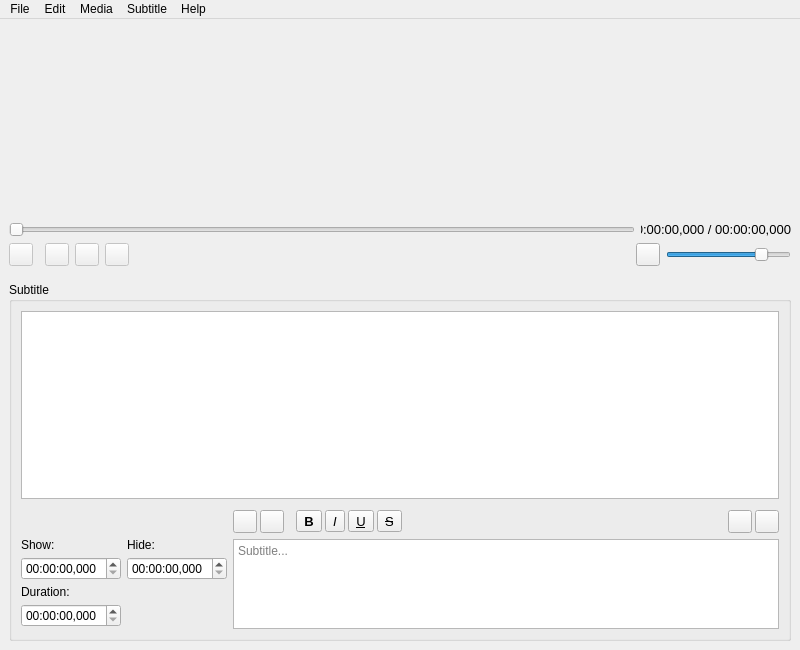
<?xml version="1.0" encoding="UTF-8"?>
<ui version="4.0">
 <class>MainWindow</class>
 <widget class="QMainWindow" name="MainWindow">
  <property name="geometry">
   <rect>
    <x>0</x>
    <y>0</y>
    <width>800</width>
    <height>650</height>
   </rect>
  </property>
  <property name="acceptDrops">
   <bool>true</bool>
  </property>
  <property name="windowTitle">
   <string>Subshop</string>
  </property>
  <property name="windowIcon">
   <iconset resource="Resources.qrc">
    <normaloff>:/Icons/Assets/Icon.ico</normaloff>:/Icons/Assets/Icon.ico</iconset>
  </property>
  <widget class="QWidget" name="centralwidget">
   <layout class="QGridLayout" name="gridLayout">
    <item row="2" column="0" colspan="7">
     <layout class="QHBoxLayout" name="MediaControls">
      <item>
       <widget class="QToolButton" name="TogglePlayButton">
        <property name="enabled">
         <bool>false</bool>
        </property>
        <property name="text">
         <string/>
        </property>
       </widget>
      </item>
      <item>
       <spacer name="horizontalSpacer_4">
        <property name="orientation">
         <enum>Qt::Horizontal</enum>
        </property>
        <property name="sizeType">
         <enum>QSizePolicy::Fixed</enum>
        </property>
        <property name="sizeHint" stdset="0">
         <size>
          <width>6</width>
          <height>20</height>
         </size>
        </property>
       </spacer>
      </item>
      <item>
       <widget class="QToolButton" name="BackwardSeekButton">
        <property name="enabled">
         <bool>false</bool>
        </property>
        <property name="text">
         <string/>
        </property>
       </widget>
      </item>
      <item>
       <widget class="QToolButton" name="StopButton">
        <property name="enabled">
         <bool>false</bool>
        </property>
        <property name="text">
         <string/>
        </property>
       </widget>
      </item>
      <item>
       <widget class="QToolButton" name="ForwardSeekButton">
        <property name="enabled">
         <bool>false</bool>
        </property>
        <property name="text">
         <string/>
        </property>
       </widget>
      </item>
      <item>
       <spacer name="horizontalSpacer_3">
        <property name="orientation">
         <enum>Qt::Horizontal</enum>
        </property>
        <property name="sizeHint" stdset="0">
         <size>
          <width>40</width>
          <height>20</height>
         </size>
        </property>
       </spacer>
      </item>
      <item>
       <widget class="QToolButton" name="ToggleMuteButton">
        <property name="text">
         <string/>
        </property>
        <property name="checked">
         <bool>false</bool>
        </property>
       </widget>
      </item>
      <item>
       <widget class="QSlider" name="VolumeSlider">
        <property name="maximumSize">
         <size>
          <width>125</width>
          <height>16777215</height>
         </size>
        </property>
        <property name="maximum">
         <number>100</number>
        </property>
        <property name="pageStep">
         <number>0</number>
        </property>
        <property name="value">
         <number>80</number>
        </property>
        <property name="orientation">
         <enum>Qt::Horizontal</enum>
        </property>
       </widget>
      </item>
     </layout>
    </item>
    <item row="0" column="0" colspan="7">
     <widget class="QGraphicsView" name="GraphicsView">
      <property name="enabled">
       <bool>false</bool>
      </property>
      <property name="acceptDrops">
       <bool>false</bool>
      </property>
      <property name="frameShape">
       <enum>QFrame::NoFrame</enum>
      </property>
      <property name="verticalScrollBarPolicy">
       <enum>Qt::ScrollBarAlwaysOff</enum>
      </property>
      <property name="horizontalScrollBarPolicy">
       <enum>Qt::ScrollBarAlwaysOff</enum>
      </property>
      <property name="backgroundBrush">
       <brush brushstyle="SolidPattern">
        <color alpha="255">
         <red>0</red>
         <green>0</green>
         <blue>0</blue>
        </color>
       </brush>
      </property>
     </widget>
    </item>
    <item row="5" column="0" colspan="7">
     <widget class="QGroupBox" name="SubtitleGroupBox">
      <property name="enabled">
       <bool>true</bool>
      </property>
      <property name="sizePolicy">
       <sizepolicy hsizetype="Expanding" vsizetype="Expanding">
        <horstretch>0</horstretch>
        <verstretch>0</verstretch>
       </sizepolicy>
      </property>
      <property name="maximumSize">
       <size>
        <width>16777215</width>
        <height>16777215</height>
       </size>
      </property>
      <property name="title">
       <string>Subtitle</string>
      </property>
      <layout class="QGridLayout" name="gridLayout_2">
       <item row="3" column="2" colspan="2">
        <layout class="QHBoxLayout" name="SubActionButtonsBox">
         <property name="spacing">
          <number>3</number>
         </property>
         <item>
          <widget class="QToolButton" name="ApplySubButton">
           <property name="toolTip">
            <string>Apply</string>
           </property>
           <property name="text">
            <string/>
           </property>
          </widget>
         </item>
         <item>
          <widget class="QToolButton" name="RemoveSubButton">
           <property name="toolTip">
            <string>Remove</string>
           </property>
           <property name="text">
            <string/>
           </property>
          </widget>
         </item>
         <item>
          <spacer name="horizontalSpacer_2">
           <property name="orientation">
            <enum>Qt::Horizontal</enum>
           </property>
           <property name="sizeType">
            <enum>QSizePolicy::Fixed</enum>
           </property>
           <property name="sizeHint" stdset="0">
            <size>
             <width>9</width>
             <height>20</height>
            </size>
           </property>
          </spacer>
         </item>
         <item>
          <widget class="QToolButton" name="SubBoldButton">
           <property name="font">
            <font>
             <pointsize>10</pointsize>
             <weight>75</weight>
             <italic>false</italic>
             <bold>true</bold>
            </font>
           </property>
           <property name="toolTip">
            <string>Bold</string>
           </property>
           <property name="text">
            <string>B</string>
           </property>
           <property name="checkable">
            <bool>true</bool>
           </property>
          </widget>
         </item>
         <item>
          <widget class="QToolButton" name="SubItalicButton">
           <property name="font">
            <font>
             <pointsize>10</pointsize>
             <italic>true</italic>
            </font>
           </property>
           <property name="toolTip">
            <string>Italic</string>
           </property>
           <property name="text">
            <string>I</string>
           </property>
           <property name="checkable">
            <bool>true</bool>
           </property>
          </widget>
         </item>
         <item>
          <widget class="QToolButton" name="SubUnderlineButton">
           <property name="font">
            <font>
             <pointsize>10</pointsize>
             <underline>true</underline>
            </font>
           </property>
           <property name="toolTip">
            <string>Undeline</string>
           </property>
           <property name="text">
            <string>U</string>
           </property>
           <property name="checkable">
            <bool>true</bool>
           </property>
          </widget>
         </item>
         <item>
          <widget class="QToolButton" name="SubStrikeoutButton">
           <property name="font">
            <font>
             <pointsize>10</pointsize>
             <strikeout>true</strikeout>
            </font>
           </property>
           <property name="toolTip">
            <string>Strikeout</string>
           </property>
           <property name="text">
            <string>S</string>
           </property>
           <property name="checkable">
            <bool>true</bool>
           </property>
          </widget>
         </item>
         <item>
          <spacer name="horizontalSpacer">
           <property name="orientation">
            <enum>Qt::Horizontal</enum>
           </property>
           <property name="sizeHint" stdset="0">
            <size>
             <width>40</width>
             <height>20</height>
            </size>
           </property>
          </spacer>
         </item>
         <item>
          <widget class="QToolButton" name="PrevSubButton">
           <property name="font">
            <font>
             <pointsize>10</pointsize>
             <weight>50</weight>
             <bold>false</bold>
            </font>
           </property>
           <property name="toolTip">
            <string>&lt;html&gt;&lt;head/&gt;&lt;body&gt;&lt;p&gt;Previous Subtitle&lt;/p&gt;&lt;/body&gt;&lt;/html&gt;</string>
           </property>
          </widget>
         </item>
         <item>
          <widget class="QToolButton" name="NextSubButton">
           <property name="font">
            <font>
             <pointsize>10</pointsize>
             <weight>50</weight>
             <bold>false</bold>
            </font>
           </property>
           <property name="toolTip">
            <string>&lt;html&gt;&lt;head/&gt;&lt;body&gt;&lt;p&gt;Next Subtitle&lt;/p&gt;&lt;/body&gt;&lt;/html&gt;</string>
           </property>
          </widget>
         </item>
        </layout>
       </item>
       <item row="1" column="1" colspan="3">
        <widget class="QTableView" name="SubTableView">
         <property name="sizePolicy">
          <sizepolicy hsizetype="Expanding" vsizetype="Expanding">
           <horstretch>0</horstretch>
           <verstretch>0</verstretch>
          </sizepolicy>
         </property>
         <property name="editTriggers">
          <set>QAbstractItemView::NoEditTriggers</set>
         </property>
         <attribute name="horizontalHeaderStretchLastSection">
          <bool>true</bool>
         </attribute>
        </widget>
       </item>
       <item row="4" column="1">
        <layout class="QGridLayout" name="SubTimeEditsGrid">
         <property name="spacing">
          <number>6</number>
         </property>
         <item row="0" column="0">
          <widget class="QLabel" name="label_3">
           <property name="sizePolicy">
            <sizepolicy hsizetype="Fixed" vsizetype="Fixed">
             <horstretch>0</horstretch>
             <verstretch>0</verstretch>
            </sizepolicy>
           </property>
           <property name="maximumSize">
            <size>
             <width>16777215</width>
             <height>10</height>
            </size>
           </property>
           <property name="text">
            <string>Show:</string>
           </property>
          </widget>
         </item>
         <item row="1" column="1">
          <widget class="QTimeEdit" name="HideSubTimeEdit">
           <property name="sizePolicy">
            <sizepolicy hsizetype="Fixed" vsizetype="Fixed">
             <horstretch>0</horstretch>
             <verstretch>0</verstretch>
            </sizepolicy>
           </property>
           <property name="minimumSize">
            <size>
             <width>100</width>
             <height>0</height>
            </size>
           </property>
           <property name="displayFormat">
            <string>hh:mm:ss,zzz</string>
           </property>
          </widget>
         </item>
         <item row="2" column="0">
          <widget class="QLabel" name="label_5">
           <property name="sizePolicy">
            <sizepolicy hsizetype="Fixed" vsizetype="Fixed">
             <horstretch>0</horstretch>
             <verstretch>0</verstretch>
            </sizepolicy>
           </property>
           <property name="maximumSize">
            <size>
             <width>16777215</width>
             <height>10</height>
            </size>
           </property>
           <property name="text">
            <string>Duration:</string>
           </property>
          </widget>
         </item>
         <item row="1" column="0">
          <widget class="QTimeEdit" name="ShowSubTimeEdit">
           <property name="sizePolicy">
            <sizepolicy hsizetype="Fixed" vsizetype="Fixed">
             <horstretch>0</horstretch>
             <verstretch>0</verstretch>
            </sizepolicy>
           </property>
           <property name="minimumSize">
            <size>
             <width>100</width>
             <height>0</height>
            </size>
           </property>
           <property name="displayFormat">
            <string>hh:mm:ss,zzz</string>
           </property>
          </widget>
         </item>
         <item row="0" column="1">
          <widget class="QLabel" name="label_4">
           <property name="sizePolicy">
            <sizepolicy hsizetype="Fixed" vsizetype="Fixed">
             <horstretch>0</horstretch>
             <verstretch>0</verstretch>
            </sizepolicy>
           </property>
           <property name="maximumSize">
            <size>
             <width>16777215</width>
             <height>10</height>
            </size>
           </property>
           <property name="text">
            <string>Hide:</string>
           </property>
          </widget>
         </item>
         <item row="3" column="0">
          <widget class="QTimeEdit" name="DurationSubTimeEdit">
           <property name="sizePolicy">
            <sizepolicy hsizetype="Fixed" vsizetype="Fixed">
             <horstretch>0</horstretch>
             <verstretch>0</verstretch>
            </sizepolicy>
           </property>
           <property name="minimumSize">
            <size>
             <width>100</width>
             <height>0</height>
            </size>
           </property>
           <property name="displayFormat">
            <string>hh:mm:ss,zzz</string>
           </property>
          </widget>
         </item>
        </layout>
       </item>
       <item row="4" column="2" colspan="2">
        <widget class="QPlainTextEdit" name="SubtitleTextEdit">
         <property name="sizePolicy">
          <sizepolicy hsizetype="Expanding" vsizetype="Fixed">
           <horstretch>0</horstretch>
           <verstretch>0</verstretch>
          </sizepolicy>
         </property>
         <property name="maximumSize">
          <size>
           <width>16777215</width>
           <height>90</height>
          </size>
         </property>
         <property name="placeholderText">
          <string>Subtitle...</string>
         </property>
        </widget>
       </item>
       <item row="2" column="1" colspan="3">
        <spacer name="verticalSpacer">
         <property name="orientation">
          <enum>Qt::Vertical</enum>
         </property>
         <property name="sizeType">
          <enum>QSizePolicy::Fixed</enum>
         </property>
         <property name="sizeHint" stdset="0">
          <size>
           <width>20</width>
           <height>5</height>
          </size>
         </property>
        </spacer>
       </item>
      </layout>
     </widget>
    </item>
    <item row="1" column="6">
     <widget class="QLabel" name="TimelineLabel">
      <property name="sizePolicy">
       <sizepolicy hsizetype="Fixed" vsizetype="Preferred">
        <horstretch>0</horstretch>
        <verstretch>0</verstretch>
       </sizepolicy>
      </property>
      <property name="minimumSize">
       <size>
        <width>150</width>
        <height>0</height>
       </size>
      </property>
      <property name="maximumSize">
       <size>
        <width>150</width>
        <height>16777215</height>
       </size>
      </property>
      <property name="font">
       <font>
        <pointsize>10</pointsize>
       </font>
      </property>
      <property name="text">
       <string>00:00:00,000 / 00:00:00,000</string>
      </property>
      <property name="textFormat">
       <enum>Qt::PlainText</enum>
      </property>
      <property name="alignment">
       <set>Qt::AlignRight|Qt::AlignTrailing|Qt::AlignVCenter</set>
      </property>
     </widget>
    </item>
    <item row="1" column="0" colspan="6">
     <widget class="QSlider" name="TimelineSlider">
      <property name="enabled">
       <bool>false</bool>
      </property>
      <property name="maximum">
       <number>1</number>
      </property>
      <property name="orientation">
       <enum>Qt::Horizontal</enum>
      </property>
     </widget>
    </item>
    <item row="3" column="6">
     <spacer name="verticalSpacer_2">
      <property name="orientation">
       <enum>Qt::Vertical</enum>
      </property>
      <property name="sizeType">
       <enum>QSizePolicy::Fixed</enum>
      </property>
      <property name="sizeHint" stdset="0">
       <size>
        <width>20</width>
        <height>10</height>
       </size>
      </property>
     </spacer>
    </item>
   </layout>
  </widget>
  <widget class="QMenuBar" name="menubar">
   <property name="geometry">
    <rect>
     <x>0</x>
     <y>0</y>
     <width>800</width>
     <height>22</height>
    </rect>
   </property>
   <widget class="QMenu" name="menuFile">
    <property name="title">
     <string>File</string>
    </property>
    <addaction name="ActionNew"/>
    <addaction name="ActionOpen"/>
    <addaction name="separator"/>
    <addaction name="ActionSave"/>
    <addaction name="ActionSaveAs"/>
    <addaction name="separator"/>
    <addaction name="ActionClose"/>
    <addaction name="separator"/>
    <addaction name="ActionExit"/>
   </widget>
   <widget class="QMenu" name="menuMedia">
    <property name="title">
     <string>Media</string>
    </property>
    <widget class="QMenu" name="menuAudio">
     <property name="title">
      <string>Audio</string>
     </property>
     <addaction name="ActionMediaAudioVolumeUp"/>
     <addaction name="ActionMediaAudioVolumeDown"/>
     <addaction name="separator"/>
     <addaction name="ActionMediaAudioToggleMute"/>
    </widget>
    <addaction name="ActionMediaOpen"/>
    <addaction name="ActionMediaClose"/>
    <addaction name="separator"/>
    <addaction name="ActionMediaPlayPause"/>
    <addaction name="ActionMediaStop"/>
    <addaction name="separator"/>
    <addaction name="ActionMediaSeekBackward"/>
    <addaction name="ActionMediaSeekForward"/>
    <addaction name="separator"/>
    <addaction name="menuAudio"/>
   </widget>
   <widget class="QMenu" name="menuSubtitle">
    <property name="title">
     <string>Subtitle</string>
    </property>
    <addaction name="ActionSubGotoPrevious"/>
    <addaction name="ActionSubGotoNext"/>
   </widget>
   <widget class="QMenu" name="menuEdit">
    <property name="title">
     <string>Edit</string>
    </property>
    <addaction name="ActionEditUndo"/>
    <addaction name="ActionEditRedo"/>
    <addaction name="separator"/>
   </widget>
   <widget class="QMenu" name="menuHelp">
    <property name="title">
     <string>Help</string>
    </property>
    <addaction name="ActionHelpAbout"/>
   </widget>
   <addaction name="menuFile"/>
   <addaction name="menuEdit"/>
   <addaction name="menuMedia"/>
   <addaction name="menuSubtitle"/>
   <addaction name="menuHelp"/>
  </widget>
  <action name="ActionNew">
   <property name="text">
    <string>New</string>
   </property>
   <property name="shortcut">
    <string>Ctrl+N</string>
   </property>
  </action>
  <action name="ActionOpen">
   <property name="text">
    <string>Open...</string>
   </property>
   <property name="shortcut">
    <string>Ctrl+O</string>
   </property>
  </action>
  <action name="ActionSave">
   <property name="text">
    <string>Save</string>
   </property>
   <property name="shortcut">
    <string>Ctrl+S</string>
   </property>
  </action>
  <action name="ActionSaveAs">
   <property name="text">
    <string>Save As...</string>
   </property>
   <property name="shortcut">
    <string>Ctrl+Shift+S</string>
   </property>
  </action>
  <action name="ActionMediaOpen">
   <property name="text">
    <string>Open...</string>
   </property>
   <property name="shortcut">
    <string>Ctrl+Shift+O</string>
   </property>
  </action>
  <action name="ActionMediaClose">
   <property name="text">
    <string>Close</string>
   </property>
  </action>
  <action name="ActionExit">
   <property name="text">
    <string>Exit</string>
   </property>
   <property name="shortcut">
    <string>Ctrl+Q</string>
   </property>
  </action>
  <action name="ActionClose">
   <property name="text">
    <string>Close</string>
   </property>
  </action>
  <action name="ActionMediaPlayPause">
   <property name="text">
    <string>Play/Pause</string>
   </property>
   <property name="shortcut">
    <string>Space</string>
   </property>
  </action>
  <action name="ActionMediaStop">
   <property name="text">
    <string>Stop</string>
   </property>
  </action>
  <action name="ActionMediaSeekForward">
   <property name="text">
    <string>Seek Forward</string>
   </property>
   <property name="shortcut">
    <string>Right</string>
   </property>
  </action>
  <action name="ActionMediaSeekBackward">
   <property name="text">
    <string>Seek Backward</string>
   </property>
   <property name="shortcut">
    <string>Left</string>
   </property>
  </action>
  <action name="ActionMediaAudioToggleMute">
   <property name="text">
    <string>Toggle Mute</string>
   </property>
   <property name="shortcut">
    <string>Ctrl+M</string>
   </property>
  </action>
  <action name="ActionMediaAudioVolumeUp">
   <property name="text">
    <string>Volume Up</string>
   </property>
   <property name="shortcut">
    <string>Ctrl+Up</string>
   </property>
  </action>
  <action name="ActionMediaAudioVolumeDown">
   <property name="text">
    <string>Volume Down</string>
   </property>
   <property name="shortcut">
    <string>Ctrl+Down</string>
   </property>
  </action>
  <action name="ActionSubGotoPrevious">
   <property name="text">
    <string>Goto Previous</string>
   </property>
   <property name="toolTip">
    <string>Goto Previous</string>
   </property>
   <property name="shortcut">
    <string>Ctrl+Left</string>
   </property>
  </action>
  <action name="ActionSubGotoNext">
   <property name="text">
    <string>Goto Next</string>
   </property>
   <property name="toolTip">
    <string>Goto Next</string>
   </property>
   <property name="shortcut">
    <string>Ctrl+Right</string>
   </property>
  </action>
  <action name="ActionEditUndo">
   <property name="text">
    <string>Undo</string>
   </property>
   <property name="shortcut">
    <string>Ctrl+Z</string>
   </property>
  </action>
  <action name="ActionEditRedo">
   <property name="text">
    <string>Redo</string>
   </property>
   <property name="shortcut">
    <string>Ctrl+Y</string>
   </property>
  </action>
  <action name="ActionHelpAbout">
   <property name="text">
    <string>About</string>
   </property>
  </action>
 </widget>
 <resources>
  <include location="Resources.qrc"/>
 </resources>
 <connections/>
</ui>
